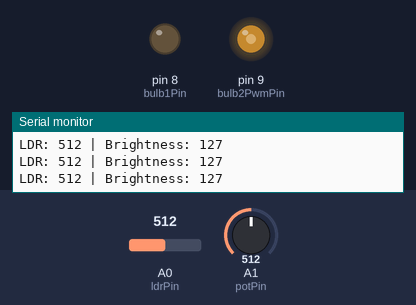
This sketch was run on a simulated Arduino Uno, built with avr-gcc and run on an emulated ATmega328P. On the bench: output pins drawn as LEDs (lit = HIGH), the last lines printed to the serial monitor. Inputs (shaded band) come from the test bench; at power-on: A0 (ldrPin) = 512, A1 (potPin) = 512.

Above: at 1.2 s.
1.3 s: A0 (ldrPin) set to 492
At 2.0 s:
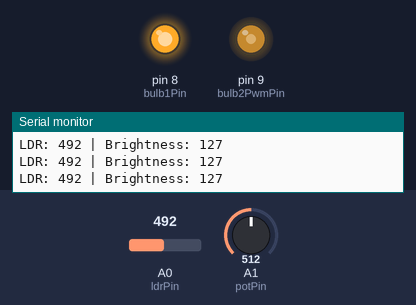
2.9 s: A1 (potPin) set to 716
At 3.4 s:
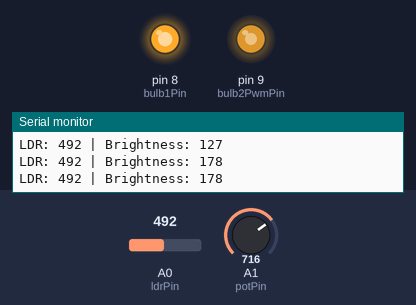
4.5 s: A0 (ldrPin) set to 510
At 5.8 s:
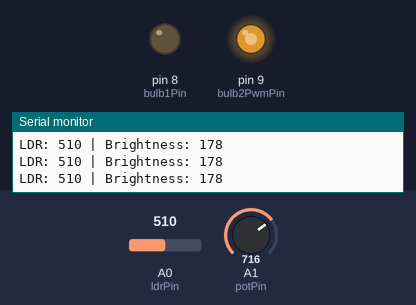
6.1 s: A1 (potPin) set to 900
At 7.4 s:
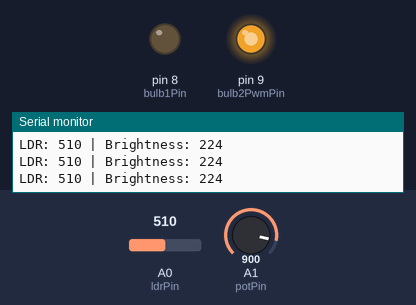
7.7 s: A0 (ldrPin) set to 490
At 8.9 s:
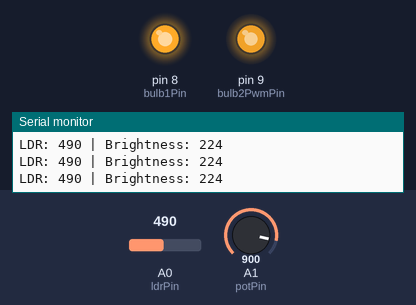
9.3 s: A1 (potPin) set to 122
At 10.4 s:
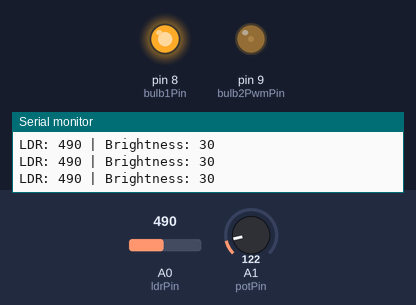
Timing chart, 0 to 11.9 s (numbered marks = the images above; inputs shaded):
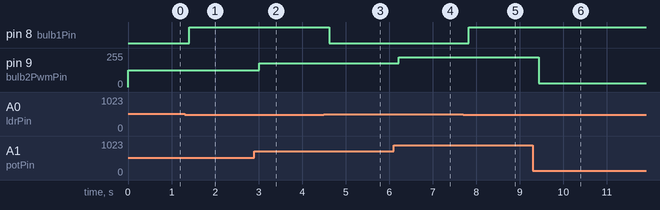

Measured:
- the behaviour switches between 500 and 499 on A0 (ldrPin) (found by bisection; images 0 and 1)
- after the input at 1.3 s, pin 8 (bulb1Pin): LOW → HIGH after 0.11 s
- after the input at 2.9 s, pin 9 (bulb2PwmPin): 127/255 → 178/255 after 0.11 s
- after the input at 4.5 s, pin 8 (bulb1Pin): HIGH → LOW after 0.12 s
- after the input at 6.1 s, pin 9 (bulb2PwmPin): 178/255 → 224/255 after 0.12 s
- after the input at 7.7 s, pin 8 (bulb1Pin): LOW → HIGH after 0.13 s
- after the input at 9.3 s, pin 9 (bulb2PwmPin): 224/255 → 30/255 after 0.14 s

The sketch:

light_bulb_using_ldr.ino
```cpp
// C++ code
//
int ldrPin = A0;
int potPin = A1;
int bulb1Pin = 8;
int bulb2PwmPin = 9;

void setup() {
  pinMode(bulb1Pin, OUTPUT);
  pinMode(bulb2PwmPin, OUTPUT);
  Serial.begin(9600);
}

void loop() {
  int ldrValue = analogRead(ldrPin);
  int potValue = analogRead(potPin);
  int pwmValue = map(potValue, 0, 1023, 0, 255);

  Serial.print("LDR: ");
  Serial.print(ldrValue);
  Serial.print(" | Brightness: ");
  Serial.println(pwmValue);

  // Auto ON/OFF based on light level
  if (ldrValue < 500) {
  digitalWrite(bulb1Pin, HIGH);
  }
  else {
  digitalWrite(bulb1Pin, LOW);
  }


  // Brightness control of second bulb
  analogWrite(bulb2PwmPin, pwmValue);

  delay(200);
}
```
